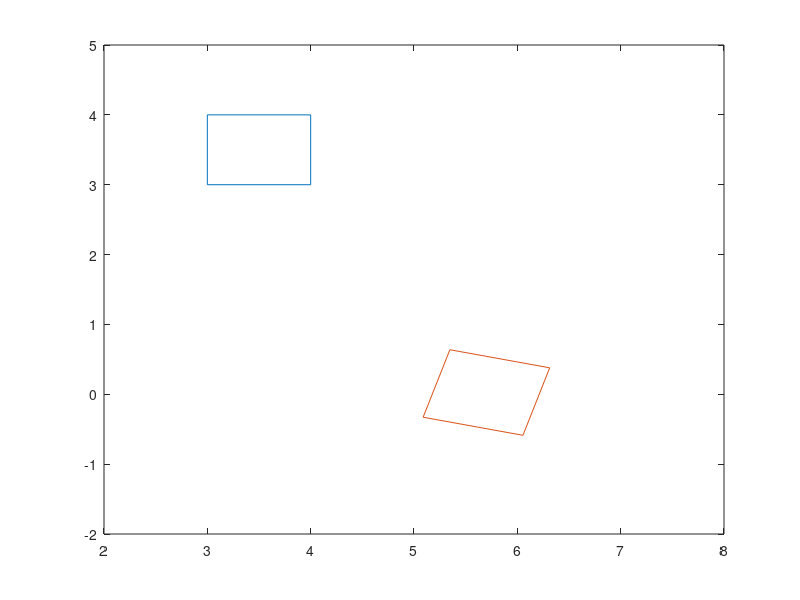
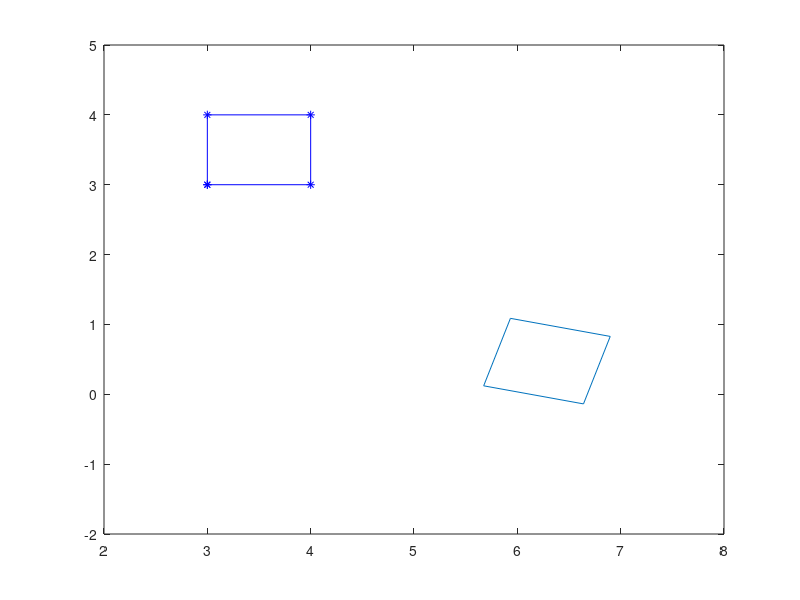

Reproduce these figures in MATLAB, in order.
% we will perform a rotation followed by a translation, and then in reverse
% order and compare the results, both using the homogeneous system
d_x = 2; % howmuchever you want to translate in horizontal direction
d_y = -2; % howmuchever you want to translate in vertical direction
% create original box
% first row is horizontal and second row is vertical coordinates
my_pts = [3 3 4 4 3;3 4 4 3 3];

% write code to plot the box
fig1=figure(1);
plot(my_pts(1,:), my_pts(2,:)); 
hold on
% write code here to create your 2D rotation matrix my_rot
my_rot = [];
%code taken from my solution of cmput 307 lab 2 exercise 1
theta = -deg2rad(15); %rotate clockwise 15 degrees
my_rot(1,1) = cos(theta); my_rot(2,2) = my_rot(1,1);
my_rot(2,1) = sin(theta); my_rot(1,2) = -my_rot(2,1); 

% write code to create your Homogeneous 2D Translation matrix hom_trans using d_x & d_y
%code taken from my solution of cmput 307 lab 2 exercise 2
hom_trans = eye(3);
hom_trans(1:2,3) = [d_x;d_y];
% Perform Compound transformation
% write code to construct your 2D Homogeneous Rotation Matrix using my_rot and store the
%result in hom_rot
% HINT: start with a 3x3 identity matrix and replace a part of it with my_rot to create hom_rot
% write code to convert my_pts to the homogeneous system and store the result in hom_my_pts
hom_rot = eye(3);
hom_rot(1:2,1:2) = my_rot;
hom_my_points = [my_pts; ones(1, length(my_pts))];
% write code to perform in a single compound transformation: translation (hom_trans)
%followed by rotation (hom_rot) on hom_my_pts, and store the result in trans_my_pts
trans_my_pts = hom_rot*(hom_trans*hom_my_points); 
plot(trans_my_pts(1,:), trans_my_pts(2,:));%code taken from my solution of cmput 307 lab 2 exercise 2 
% write code to plot the transformed box (output) which has to be done in Cartesian, so...
% cut out the X, Y points and ignore the 3rd dimension
hold on
axis([2 8 -2 5]); % just to make the plot nicely visible
% Now, let us reverse the order of rotation and translation and compare
fig2=figure(2);
% write code to perform in a single compound transformation: rotation followed by translation,
%and store the result in trans_my_pts
trans_my_pts = hom_trans*(hom_rot*hom_my_points);
plot(trans_my_pts(1,:), trans_my_pts(2,:));
% write code to plot the Transformed box (output) which has to be done in Cartesian, so...
% cut out the X, Y points and ignore the 3rd dimension
hold on

plot(my_pts(1,1:end),my_pts(2,1:end),'b*-');
axis([2 8 -2 5]); % just to make the plot nicely visible
%changing the order seems to have slightly altered the position of the 